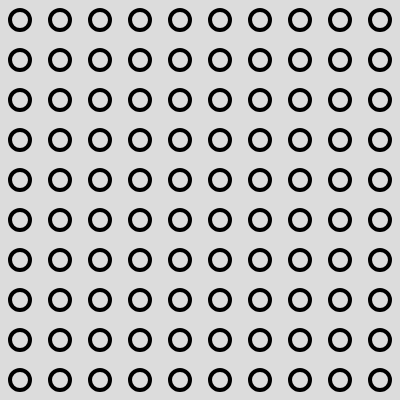
Frame 1 (no input)
Frame 60 (no input): identical to frame 1, image omitted
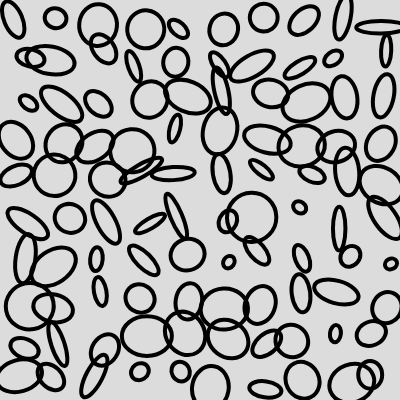
Frame 120 (the mouse pressed at the canvas centre since frame 60)

The p5.js sketch that drew these frames (run headless with seeded random() and noise() and a simulated clock; from frame 60 on, the mouse is pressed at the canvas centre):

// p5.js sketch
// ── sketch.js
const radius = 20;
let rows;
let cols;
let elementArray;

function setup() {
  createCanvas(400, 400);
  cols = floor(width / (radius * 2));
  rows = floor(height / (radius * 2));
  elementArray = new Array(rows);
  for (let i = 0; i < elementArray.length; i++) {
    elementArray[i] = new Array(cols);
  }
  for (let i = 0; i < rows; i++) {
    for (let j = 0; j < cols; j++) {
      elementArray[i][j] = new Element(radius);
    }
  }

  noFill();
  strokeWeight(4);
}

function draw() {
  background(220);
  translate(radius, radius)
  for (let i = 0; i < rows; i++) {
    push()
    translate(0, 2*radius*i)
    for (let j = 0; j < cols; j++) {
      push()
      translate(2*radius*j, 0)
      elementArray[i][j].update(mouseX);
      elementArray[i][j].draw();
      pop()
    }
    pop()
  }
}

// ── Element.js
class Element {
  constructor(ellipseRadius) {
    this.radius = ellipseRadius;
    this.width = random(0, 4 * ellipseRadius);
    this.height = random(0, 4 * ellipseRadius);
    this.rotation = random(0, PI);
    this.xPos = random(-20, 20);
    this.yPos = random(-20, 20);
    this.mouseXPos;
  }

  draw() {
    push()
    rotate(map(this.mouseXPos, 0, width, 0, this.rotation));
    ellipse(
      map(this.mouseXPos, 0, width, 0, this.xPos),
      map(this.mouseXPos, 0, width, 0, this.yPos),
      map(this.mouseXPos, 0, width, this.radius, this.width),
      map(this.mouseXPos, 0, width, this.radius, this.height)
    );
    pop()
  }

  update(mouseXPos) {
    this.mouseXPos = mouseXPos;
  }
}
